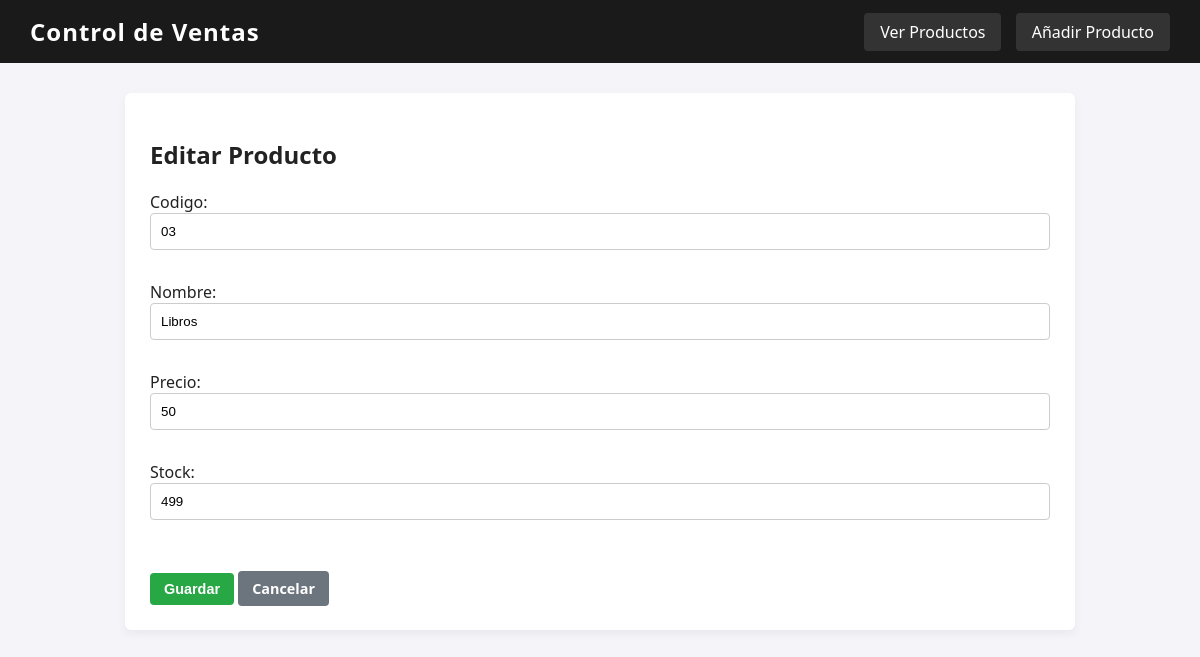
Page /productos/1/editar/ on the committed database.
### ventas/models.py (models this page shows, shortened)
class Producto(models.Model):
    codigo = models.CharField(max_length=20)
    nombre = models.CharField(max_length=64)
    precio = models.PositiveIntegerField(default=1)
    stock = models.PositiveIntegerField(default=0)

### ventas/views.py (the view)
# urls.py: path('productos/<int:pk>/editar/', views.producto_update, name='producto_update'),
def producto_update(request, pk):
    producto = get_object_or_404(Producto, pk=pk)
    if request.method == 'POST':
        form = ProductoForm(request.POST, instance=producto)
        if form.is_valid():
            form.save()
            return redirect('producto_list') # Corregido: añadido comillas para evitar error de ejecución
    else:
        form = ProductoForm(instance=producto)
        return render(request, 'ventas/producto_form.html', {'form': form})

### ventas/forms.py (shortened to what this page needs)
class ProductoForm(forms.ModelForm):
    class Meta:
        model = Producto
        fields = ['codigo', 'nombre', 'precio', 'stock']
        widgets = {
            'precio': forms.NumberInput(attrs={'min': '1'}),
            'stock': forms.NumberInput(attrs={'min': '0'})
        }

### ventas/templates/ventas/producto_form.html (shortened to what this page needs)
{% extends 'ventas/base.html' %}
{% block content %}
    <h2>{% if form.instance.pk %}Editar Producto{% else %}Nuevo Producto{% endif %}</h2>
    <form method="POST">
        {{ form.as_p }}
        <br>
        <button type="submit" class="btn">Guardar</button>
        <a href="{% url 'producto_list' %}" class="btn btn-cancel">Cancelar</a>
    </form>
{% endblock %}

### ventas/templates/ventas/base.html (style rules this page uses)
body { font-family: 'Segoe UI', Tahoma, Geneva, Verdana, sans-serif; margin: 0; padding: 0; background-color: #f4f4f9; color: #222; }
button, .btn { padding: 8px 14px; border: none; border-radius: 4px; cursor: pointer; text-decoration: none; color: white; background-color: #28a745; font-size: 0.9rem; font-weight: bold; }
.btn-cancel { background-color: #6c757d; }
input, select { padding: 10px; margin-bottom: 15px; border: 1px solid #ccc; border-radius: 4px; width: 100%; box-sizing: border-box; }

### rows in the picture
Producto: codigo "03", nombre "Libros", precio "50", stock "499"
